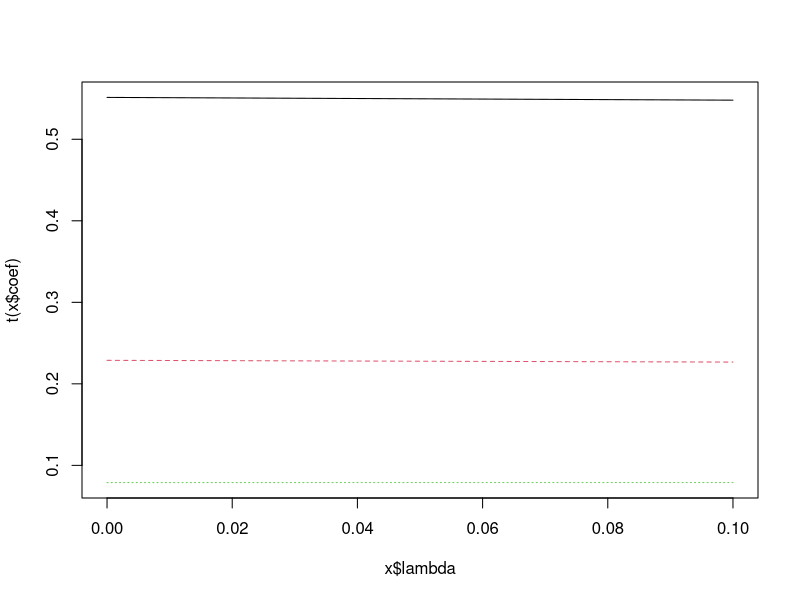
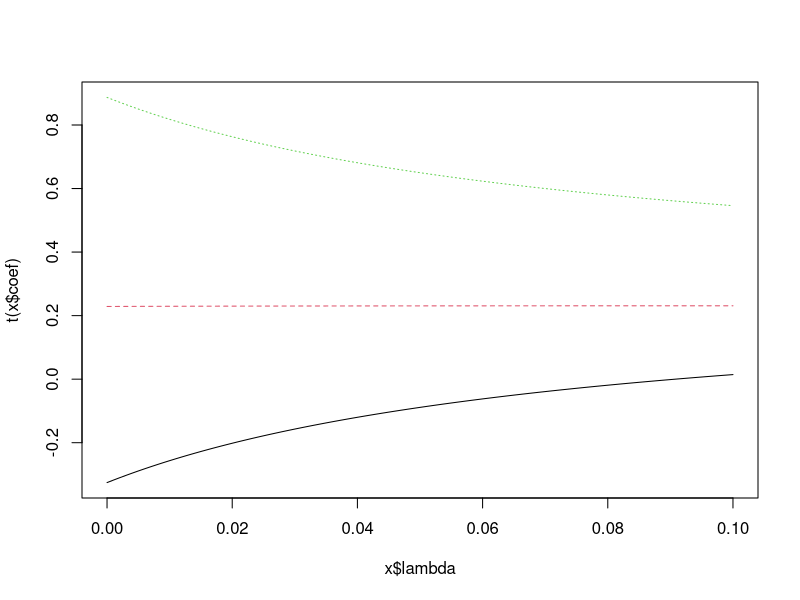
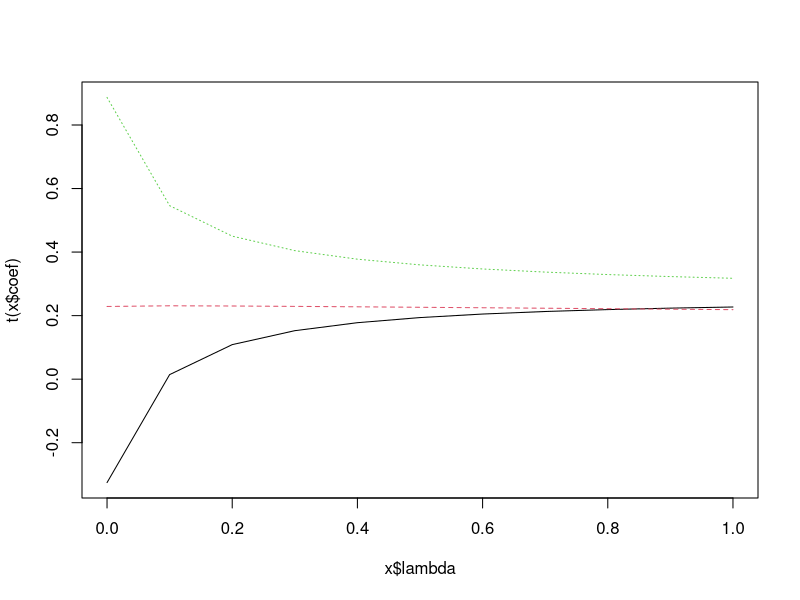
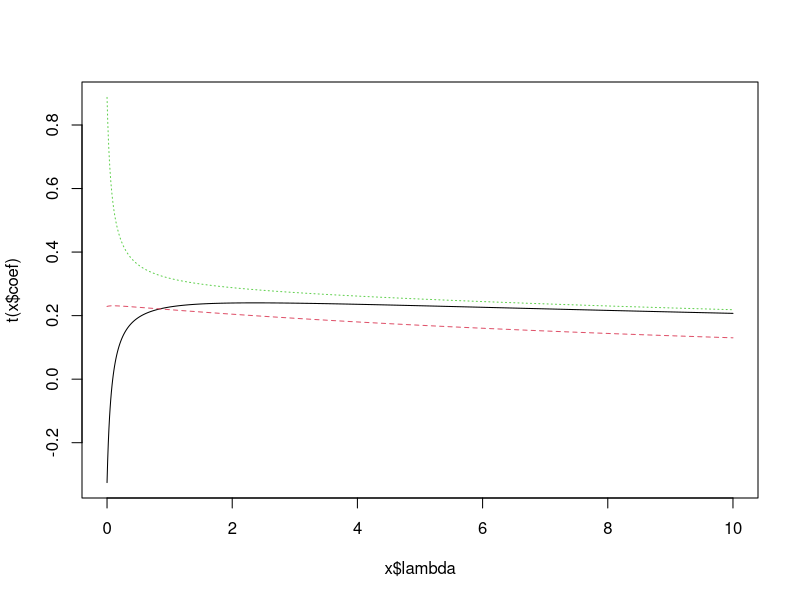

Reproduce these figures in R, in order.
# RIDGE REGRESSION

# Model is E(Y) = 0 + 1 X1 + 1 X2 + e   with e~N(0,1)
# Three variables are measured: x1,x2,x3.  
#  x1 and x2 are U(0,1); x3=10 * X1 + unif(0,1).  
#   This causes corr(X1,X3)=sqrt(100/101)=0.995.
# We will fit OLS and ridge regressions to these data, 
#  use the data to select the "best" constant to add, 
#  and then evaluate the two regressions on a new test set.

# Ridge regression function, ridge.lm(), is on MASS package

library(MASS)

# Generating the data

set.seed(558562316)
N <- 20      # Sample size

x1 <- runif(n=N)
x2 <- runif(n=N)
x3 <- runif(n=N)
x3c <- 10*x1 + x3 # New variable
ep <- rnorm(n=N)
y <- x1 + x2 + ep 

# OLS fit of 3-variable model using independent x3
ols <- lm(y~ x1 + x2 + x3)
summary(ols)
# OLS fit of 3-variable model using correlated x3.
olsc <- lm(y~ x1 + x2 + x3c)
summary(olsc)

# Ridge regression using independent variables
ridge <- lm.ridge(y ~ x1+x2+x3, lambda = seq(0, .1, .001))
# Plot the "coefficient path": Values of the parameter estimates as lambda changes.
#  Note that these are not in the original scale.
plot(ridge)

# Ridge regression using correlated variables
ridgec <- lm.ridge(y ~ x1+x2+x3c, lambda = seq(0, .1, .001))
plot(ridgec)
select(ridgec)

# Selection of constant is at endpoint.  Extend endpoint and try again
ridgec <- lm.ridge(y ~ x1+x2+x3c, lambda = seq(0, 1, .1))
plot(ridgec)
select(ridgec)

# Selection of constant is at endpoint.  Extend endpoint and try again
ridgec <- lm.ridge(y ~ x1+x2+x3c, lambda = seq(0, 10, .01))
plot(ridgec)
select(ridgec)
coef(ridgec)[which.min(ridgec$GCV),]


# Final model uses lambda=4.
ridge.final <- lm.ridge(y ~ x1+x2+x3c, lambda = 4)
ridge.final

# Create test data and compute predicted values for OLS and ridge.
#  There's no predict() method for "ridgelm" objects

test <- expand.grid(x1 = seq(.05,.95,.1), x2 = seq(.05,.95,.1), x3=seq(.05,.95,.1))
mu <- test$x1 + test$x2
test$x3c <- 10*test$x1 + test$x3
pred.ols <- predict(ols,newdata=test)
pred.olsc <- predict(olsc,newdata=test)
pred.ridge <- coef(ridge.final)[1] + coef(ridge.final)[2]*test[,1] + 
  coef(ridge.final)[3]*test[,2] + coef(ridge.final)[4]*test[,4]

MSPE.ols <- sum((pred.ols - mu)^2)/length(mu)
MSPE.olsc <- sum((pred.olsc - mu)^2)/length(mu)
MSPE.ridge <- sum((pred.ridge - mu)^2)/length(mu)

MSPE.ols
MSPE.olsc
MSPE.ridge


